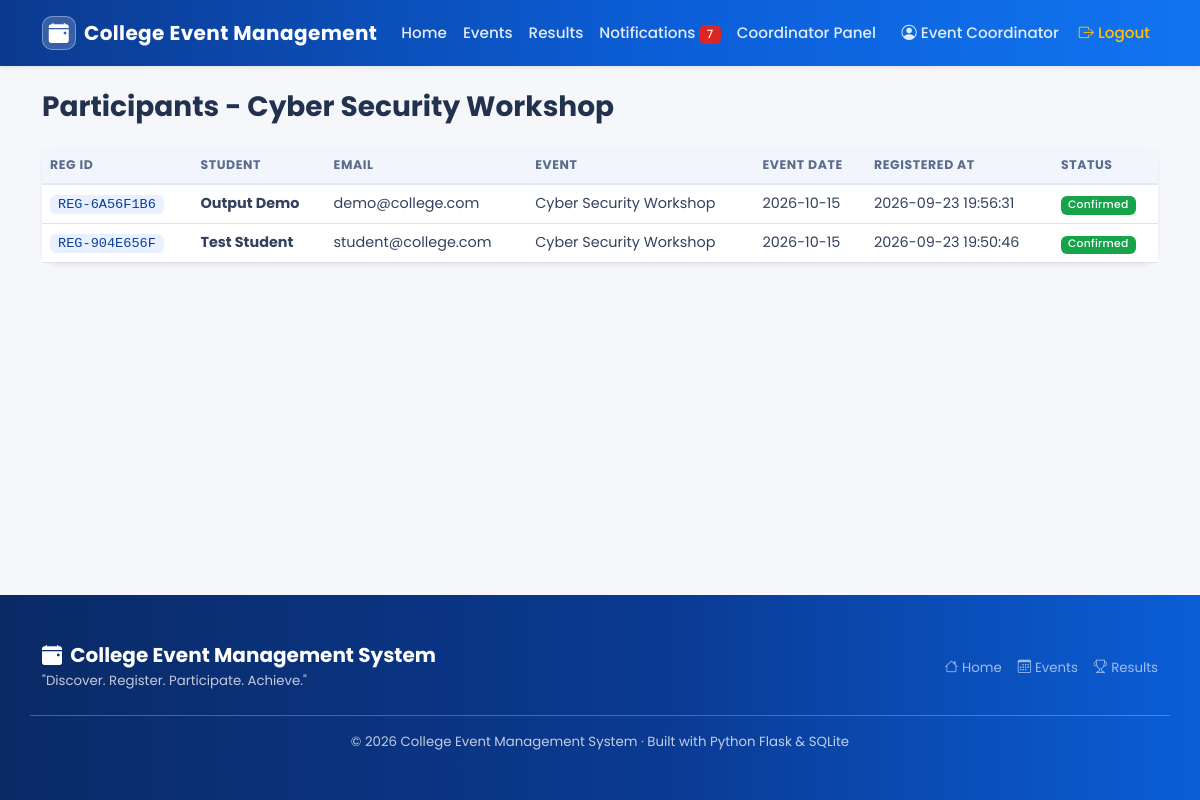
Page /coordinator/event/1/participants (signed in) on the committed database.
### tables this page shows
CREATE TABLE users (
        id INTEGER PRIMARY KEY AUTOINCREMENT,
        name TEXT NOT NULL,
        email TEXT NOT NULL UNIQUE,
        password TEXT NOT NULL,
        role TEXT NOT NULL DEFAULT 'student',
        created_at TEXT NOT NULL
    );

CREATE TABLE events (
        id INTEGER PRIMARY KEY AUTOINCREMENT,
        title TEXT NOT NULL,
        description TEXT,
        category TEXT,
        event_date TEXT NOT NULL,
        start_time TEXT,
        end_time TEXT,
        venue TEXT,
        max_participants INTEGER DEFAULT 50,
        registration_deadline TEXT,
        coordinator_id INTEGER,
        status TEXT DEFAULT 'Upcoming',
        created_at TEXT NOT NULL,
        FOREIGN KEY (coordinator_id) REFERENCES users(id)
    );

CREATE TABLE registrations (
        id INTEGER PRIMARY KEY AUTOINCREMENT,
        registration_id TEXT NOT NULL UNIQUE,
        student_id INTEGER NOT NULL,
        event_id INTEGER NOT NULL,
        registered_at TEXT NOT NULL,
        status TEXT DEFAULT 'Confirmed',
        UNIQUE(student_id, event_id),
        FOREIGN KEY (student_id) REFERENCES users(id),
        FOREIGN KEY (event_id) REFERENCES events(id)
    );

### app.py (the view)
@app.route('/coordinator/event/<int:event_id>/participants')
@coordinator_required
def coordinator_participants(event_id):
    event = query('SELECT * FROM events WHERE id = ?',
                  (event_id,), one=True)
    if not event:
        flash('Event not found.', 'danger')
        return redirect(url_for('coordinator_dashboard'))
    if (session.get('role') == 'coordinator' and
            event['coordinator_id'] != session['user_id']):
        flash('You are not assigned to this event.', 'danger')
        return redirect(url_for('coordinator_dashboard'))
    regs = query(
        '''SELECT r.*, u.name student_name, u.email student_email,
           e.title event_title, e.event_date
           FROM registrations r
           JOIN users u ON r.student_id = u.id
           JOIN events e ON r.event_id = e.id
           WHERE r.event_id = ? ORDER BY r.registered_at DESC''',
        (event_id,))
    return render_template('participants.html', regs=regs,
                           events=[{'id': event['id'],
                                    'title': event['title']}],
                           selected_event=event_id, event=event)

### app.py (called while the page is built)
def get_db():
    if 'db' not in g:
        g.db = sqlite3.connect(DATABASE)
        g.db.row_factory = sqlite3.Row
        g.db.execute('PRAGMA foreign_keys = ON')
    return g.db

def query(sql, args=(), one=False):
    cur = get_db().execute(sql, args)
    rows = cur.fetchall()
    cur.close()
    return (rows[0] if rows else None) if one else rows

def current_user():
    user_id = session.get('user_id')
    if user_id is None:
        return None
    return query('SELECT * FROM users WHERE id = ?', (user_id,), one=True)

def coordinator_required(f):
    from functools import wraps
    @wraps(f)
    def wrapper(*args, **kwargs):
        if 'user_id' not in session:
            flash('Please login to continue.', 'warning')
            return redirect(url_for('login'))
        if session.get('role') not in ('admin', 'coordinator'):
            flash('Coordinator access required.', 'danger')
            return redirect(url_for('dashboard_redirect_route'))
        return f(*args, **kwargs)
    return wrapper

@app.context_processor
def inject_globals():
    user = current_user()
    unread = 0
    if user:
        unread = query('SELECT COUNT(*) c FROM notifications',
                       (), one=True)['c']
    return dict(current_user=user, categories=CATEGORIES,
                notif_count=unread, today=date.today().isoformat())

### templates/participants.html (shortened to what this page needs)
{% extends 'base.html' %}
{% block content %}
{% if manage_students_mode %}
<div class="d-flex justify-content-between align-items-center mb-4">
  <h3 class="fw-bold mb-0">Manage Students</h3>
</div>
<div class="card border-0 shadow-sm rounded-4">
  <div class="table-responsive">
    <table class="table align-middle mb-0">
      <thead class="table-light">
        <tr><th>#</th><th>Name</th><th>Email</th><th>Joined</th><th class="text-end">Action</th></tr>
      </thead>
      <tbody>
        {% for s in students %}
        <tr>
          <td>{{ s.id }}</td>
          <td><strong>{{ s.name }}</strong></td>
          <td>{{ s.email }}</td>
          <td>{{ s.created_at[:10] }}</td>
          <td class="text-end">
            <form method="post" action="{{ url_for('delete_student', student_id=s.id) }}" class="d-inline"
                  onsubmit="return confirm('Remove this student?');">
              <button class="btn btn-sm btn-outline-danger"><i class="bi bi-trash"></i> Remove</button>
            </form>
          </td>
        </tr>
        {% else %}
        <tr><td colspan="5" class="text-center text-muted py-4">No students registered.</td></tr>
        {% endfor %}
      </tbody>
    </table>
  </div>
</div>
{% else %}
<div class="d-flex justify-content-between align-items-center mb-4 flex-wrap gap-2">
  <h3 class="fw-bold mb-0">
    Participants{% if event %} - {{ event.title }}{% endif %}
  </h3>
</div>
<div class="card border-0 shadow-sm rounded-4">
  <div class="table-responsive">
    <table class="table align-middle mb-0">
      <thead class="table-light">
        <tr>
          <th>Reg ID</th><th>Student</th><th>Email</th><th>Event</th>
          <th>Event Date</th><th>Registered At</th><th>Status</th>
        </tr>
      </thead>
      <tbody>
        {% for r in regs %}
        <tr>
          <td><code>{{ r.registration_id }}</code></td>
          <td><strong>{{ r.student_name }}</strong></td>
          <td>{{ r.student_email }}</td>
          <td>{{ r.event_title }}</td>
          <td>{{ r.event_date }}</td>
          <td>{{ r.registered_at }}</td>
          <td><span class="badge bg-{% if r.status == 'Confirmed' %}success{% else %}secondary{% endif %}">{{ r.status }}</span></td>
        </tr>
        {% else %}
        <tr><td colspan="7" class="text-center text-muted py-4">No participants found.</td></tr>
        {% endfor %}
      </tbody>
    </table>
  </div>
</div>
{% endif %}
{% endblock %}

### templates/base.html (shortened to what this page needs)
<!doctype html>
<html lang="en">
<head>
  <link href="{{ url_for('static', filename='vendor/poppins.css') }}" rel="stylesheet">
  <link href="{{ url_for('static', filename='vendor/bootstrap.min.css') }}" rel="stylesheet">
  <link href="{{ url_for('static', filename='vendor/bootstrap-icons.min.css') }}" rel="stylesheet">
  <link href="{{ url_for('static', filename='css/style.css') }}" rel="stylesheet">
</head>
<body>
  <nav class="navbar navbar-expand-lg navbar-dark bg-primary shadow-sm sticky-top">
    <div class="container">
      <a class="navbar-brand fw-bold" href="{{ url_for('index') }}">
        <span class="brand-badge"><i class="bi bi-calendar-event-fill"></i></span>
        <span>College Event Management</span>
      </a>
      <div class="collapse navbar-collapse" id="navContent">
        <ul class="navbar-nav me-auto">
          <li class="nav-item"><a class="nav-link" href="{{ url_for('index') }}">Home</a></li>
          <li class="nav-item"><a class="nav-link" href="{{ url_for('events') }}">Events</a></li>
          <li class="nav-item"><a class="nav-link" href="{{ url_for('results_page') }}">Results</a></li>
          {% if current_user %}
            <li class="nav-item"><a class="nav-link" href="{{ url_for('notifications') }}">
              Notifications {% if notif_count %}<span class="badge bg-danger">{{ notif_count }}</span>{% endif %}
            </a></li>
          {% endif %}
          {% if current_user and current_user.role == 'coordinator' %}
            <li class="nav-item"><a class="nav-link" href="{{ url_for('coordinator_dashboard') }}">Coordinator Panel</a></li>
          {% endif %}
        </ul>
        <ul class="navbar-nav align-items-lg-center gap-lg-1">
          {% if current_user %}
            <li class="nav-item">
              <a class="nav-link" href="{{ url_for('profile') }}">
                <i class="bi bi-person-circle me-1"></i>{{ current_user.name }}
              </a>
            </li>
            <li class="nav-item">
              <a class="nav-link text-warning" href="{{ url_for('logout') }}">
                <i class="bi bi-box-arrow-right me-1"></i>Logout
              </a>
            </li>
          {% endif %}
        </ul>
      </div>
    </div>
  </nav>
  <main class="container my-4">
    {% block content %}{% endblock %}
  </main>
  <footer class="text-white py-5">
    <div class="container">
      <div class="row g-4 align-items-center">
        <div class="col-md-6">
          <h5 class="fw-bold mb-1">
            <i class="bi bi-calendar-event-fill me-1"></i> College Event Management System
          </h5>
          <p class="opacity-75 small mb-0">"Discover. Register. Participate. Achieve."</p>
        </div>
        <div class="col-md-6 text-md-end">
          <div class="d-inline-flex gap-3">
            <a href="{{ url_for('index') }}" class="small opacity-75"><i class="bi bi-house me-1"></i>Home</a>
            <a href="{{ url_for('events') }}" class="small opacity-75"><i class="bi bi-calendar3 me-1"></i>Events</a>
            <a href="{{ url_for('results_page') }}" class="small opacity-75"><i class="bi bi-trophy me-1"></i>Results</a>
          </div>
        </div>
        <div class="col-12 text-center border-top border-white border-opacity-25 pt-3">
          <p class="small opacity-75 mb-0">&copy; 2026 College Event Management System &middot; Built with Python Flask &amp; SQLite</p>
        </div>
      </div>
    </div>
  </footer>
</body>
</html>

### static/css/style.css (style rules this page uses)
:root { --cems-primary: #0b5ed7; --cems-primary-dark: #093d8f; --cems-primary-light: #e9f0ff; --cems-dark: #13294b; --cems-gray: #6c7a94; --cems-bg: #f5f7fb; --cems-border: #e5eaf3; --cems-success: #16a34a; --cems-warning: #f59e0b; --cems-danger: #dc2626; --cems-radius: 14px; --cems-shadow: 0 6px 24px rgba(15, 40, 90, 0.08); --cems-shadow-lg: 0 14px 40px rgba(15, 40, 90, 0.14); }
* { box-sizing: border-box; }
html { scroll-behavior: smooth; }
body { font-family: 'Poppins', 'Segoe UI', system-ui, sans-serif; background: var(--cems-bg); color: #22314e; min-height: 100vh; display: flex; flex-direction: column; font-size: 0.95rem; }
main { flex: 1; }
h1, h2, h3, h4, h5, h6, .navbar-brand { font-family: 'Poppins', sans-serif; }
a { text-decoration: none; }
.navbar { background: linear-gradient(90deg, #0b3a8f 0%, #0b5ed7 55%, #1274f0 100%) !important; box-shadow: 0 4px 18px rgba(11, 62, 143, 0.25); padding: 0.7rem 0; }
.navbar-brand { font-weight: 700; font-size: 1.25rem; letter-spacing: 0.4px; display: inline-flex; align-items: center; gap: 0.5rem; }
.navbar-brand .brand-badge { width: 34px; height: 34px; display: inline-flex; align-items: center; justify-content: center; background: rgba(255, 255, 255, 0.18); border: 1px solid rgba(255, 255, 255, 0.35); border-radius: 10px; }
.navbar .nav-link { color: rgba(255, 255, 255, 0.88); font-weight: 500; padding: 0.5rem 0.9rem; border-radius: 8px; transition: all 0.2s ease; }
.card { border: 1px solid var(--cems-border); border-radius: var(--cems-radius); box-shadow: var(--cems-shadow); }
.badge { font-weight: 500; letter-spacing: 0.3px; }
.badge.bg-success { background: var(--cems-success) !important; }
.badge.bg-danger { background: var(--cems-danger) !important; }
.table thead th { font-size: 0.78rem; text-transform: uppercase; letter-spacing: 0.6px; color: #5b6b8c; background: #f2f6fc; border-bottom: 2px solid #e2e9f5 !important; white-space: nowrap; }
.table td { font-size: 0.9rem; color: #33415e; }
code { background: var(--cems-primary-light); color: #0a3f9e; padding: 2px 8px; border-radius: 6px; font-size: 0.85rem; }
footer { margin-top: auto; background: linear-gradient(90deg, #0a2a66 0%, #0a3a92 55%, #0b5ed7 100%) !important; }
footer a { color: #cfe0ff; }

### rows in the picture
users: name "Event Coordinator"
events: title "Cyber Security Workshop"
registrations: registration_id "REG-6A56F1B6", student_name "Output Demo", student_email "demo@college.com", event_title "Cyber Security Workshop", event_date "2026-10-15", registered_at "2026-09-23 19:56:31", status "Confirmed"
registrations: registration_id "REG-904E656F", student_name "Test Student", student_email "student@college.com", event_title "Cyber Security Workshop", event_date "2026-10-15", registered_at "2026-09-23 19:50:46", status "Confirmed"

### other values in the picture
{{ notif_count }} "7"
